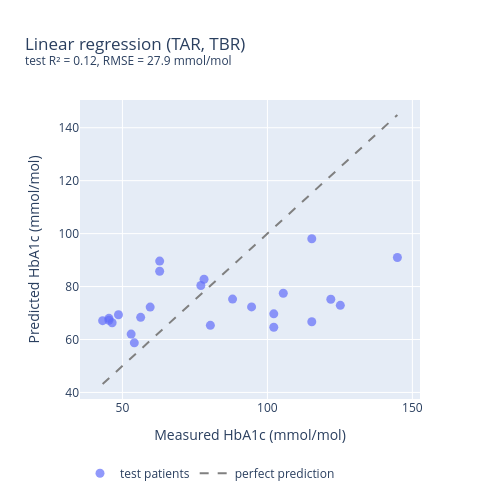

Notebook cell for this chart:
### Markdown cell above
## 4. Measured vs predicted HbA1c: best linear model

The best linear model by validation R² is the one with TAR and TBR (`01_linear_model.ipynb`, experiment 1). It is trained on the 92 training patients and plotted on the 24 test patients. Points on the dashed line are perfect predictions.

### Code cell
# Best linear model: TAR and TBR, trained on the saved training split
splits = load_splits()
train, test = splits['train'], splits['test']
lin_cols = ['tar', 'tbr']
linear = LinearRegression().fit(train[lin_cols], train['hba1c'])
pred_linear = linear.predict(test[lin_cols])

fig = gt_vs_pred(test['hba1c'], pred_linear, 'Linear regression (TAR, TBR)')
save_figure(fig, 'linear_gt_vs_pred.png', width=500, height=500)
fig

### Figure 1 — Plotly figure (JSON) as saved in the notebook; plotly's stock layout.template omitted (floating-point values rounded to 4 significant figures)
{"data": [{"marker": {"opacity": 0.7, "size": 9}, "mode": "markers", "name": "test patients", "type": "scatter", "x": [43.17, 121.9, 105.5, 144.8, 54.1, 115.3, 53.01, 59.57, 46.45, 62.85, 125.1, 94.54, 102.2, 87.99, 77.06, 115.3, 56.29, 45.36, 45.36, 80.33, 102.2, 62.85, 48.64, 78.15], "y": [67.12, 75.2, 77.46, 90.97, 58.74, 66.7, 62.05, 72.24, 66.32, 89.61, 72.9, 72.31, 64.62, 75.26, 80.4, 98.04, 68.37, 67.99, 67.28, 65.34, 69.7, 85.77, 69.36, 82.75]}, {"line": {"color": "grey", "dash": "dash"}, "mode": "lines", "name": "perfect prediction", "type": "scatter", "x": [43.17, 144.8], "y": [43.17, 144.8]}], "layout": {"height": 500, "legend": {"orientation": "h", "y": -0.2}, "title": {"text": "Linear regression (TAR, TBR)<br><sup>test R² = 0.12, RMSE = 27.9 mmol/mol</sup>"}, "width": 500, "xaxis": {"title": {"text": "Measured HbA1c (mmol/mol)"}}, "yaxis": {"title": {"text": "Predicted HbA1c (mmol/mol)"}}}}
